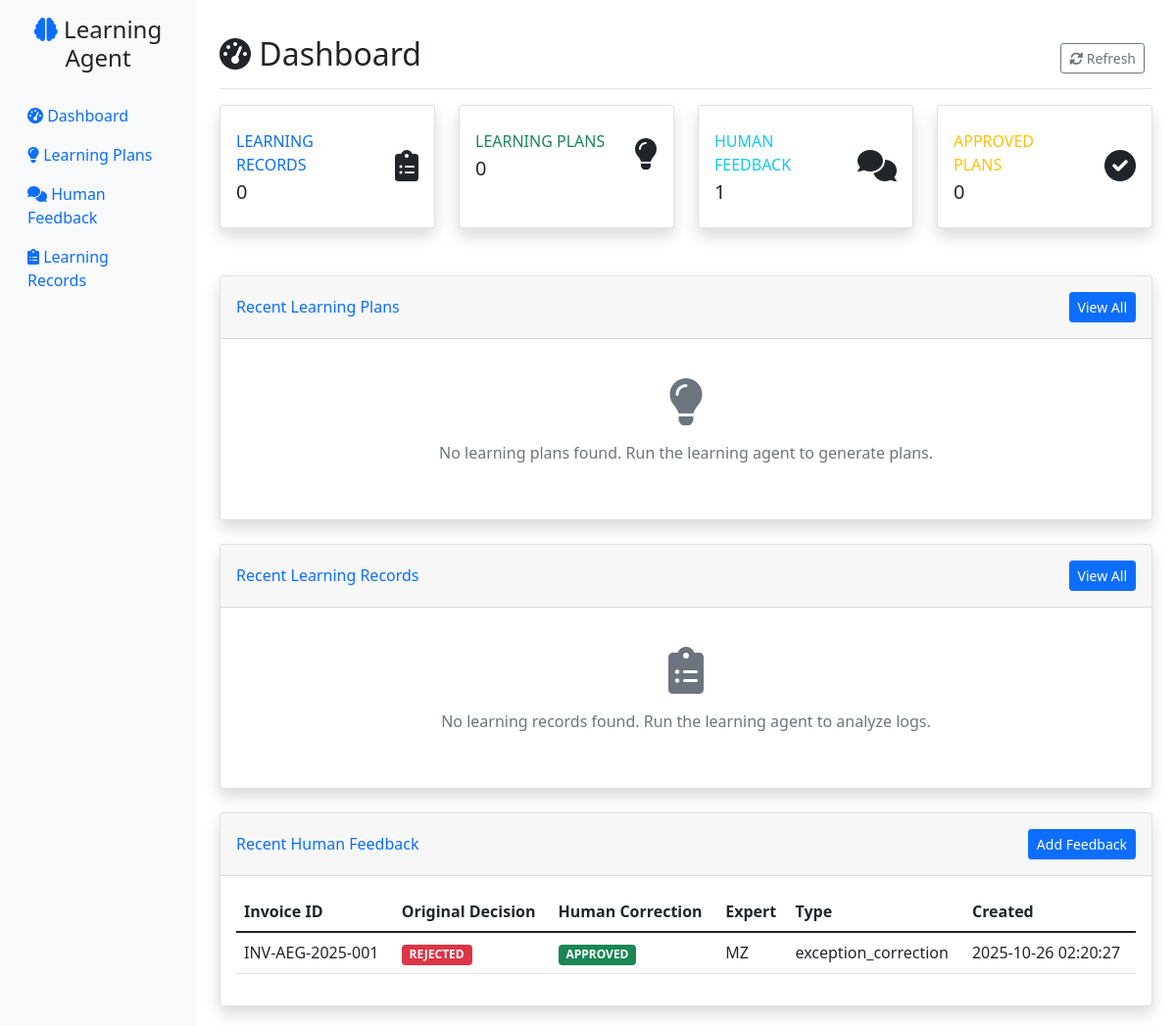
The page / on the database its author committed.
### tables this page shows
CREATE TABLE human_feedback (
                id INTEGER PRIMARY KEY AUTOINCREMENT,
                created_at TIMESTAMP DEFAULT CURRENT_TIMESTAMP,
                invoice_id VARCHAR(100),
                original_agent_decision VARCHAR(50),
                human_correction VARCHAR(50),
                routing_queue VARCHAR(100),
                feedback_text TEXT,
                expert_name VARCHAR(100),
                feedback_type VARCHAR(50),
                supporting_evidence JSON,
                learning_record_id INTEGER,
                conversation_id VARCHAR(100),
                is_initial_feedback BOOLEAN DEFAULT TRUE,
                parent_feedback_id INTEGER,
                llm_questions TEXT,
                human_responses TEXT,
                feedback_summary TEXT,
                conversation_status VARCHAR(20) DEFAULT 'active',
                quality_score REAL DEFAULT 0.0,
                exception_validity VARCHAR(20),
                invoice_decision VARCHAR(20), conversation_history TEXT,
                FOREIGN KEY (learning_record_id) REFERENCES learning_records(id),
                FOREIGN KEY (parent_feedback_id) REFERENCES human_feedback(id)
            );

### web_gui/app.py (the view)
@app.route('/')
def dashboard():
    stats = db.get_database_stats()
    recent_plans = db.get_learning_plans()[:10]  # Last 10 plans
    recent_records = db.get_learning_records()[:10]  # Last 10 records
    recent_feedback = db.get_human_feedback()[:10]  # Last 10 feedback items
    return render_template('dashboard.html',
                         stats=stats,
                         recent_plans=recent_plans,
                         recent_records=recent_records,
                         recent_feedback=recent_feedback)

### web_gui/templates/dashboard.html (shortened to what this page needs)
{% extends "base.html" %}
{% block content %}
<div class="d-flex justify-content-between flex-wrap flex-md-nowrap align-items-center pt-3 pb-2 mb-3 border-bottom">
    <h1 class="h2"><i class="fas fa-tachometer-alt"></i> Dashboard</h1>
    <div class="btn-toolbar mb-2 mb-md-0">
        <div class="btn-group me-2">
            <button type="button" class="btn btn-sm btn-outline-secondary" onclick="location.reload()">
                <i class="fas fa-sync-alt"></i> Refresh
            </button>
        </div>
    </div>
</div>
<div class="row mb-4">
    <div class="col-xl-3 col-md-6 mb-4">
        <div class="card stat-card border-left-primary shadow h-100 py-2">
            <div class="card-body">
                <div class="row no-gutters align-items-center">
                    <div class="col mr-2">
                        <div class="text-xs font-weight-bold text-primary text-uppercase mb-1">
                            Learning Records
                        </div>
                        <div class="h5 mb-0 font-weight-bold text-gray-800">{{ stats.learning_records }}</div>
                    </div>
                    <div class="col-auto">
                        <i class="fas fa-clipboard-list fa-2x text-gray-300"></i>
                    </div>
                </div>
            </div>
        </div>
    </div>
    <div class="col-xl-3 col-md-6 mb-4">
        <div class="card stat-card border-left-success shadow h-100 py-2">
            <div class="card-body">
                <div class="row no-gutters align-items-center">
                    <div class="col mr-2">
                        <div class="text-xs font-weight-bold text-success text-uppercase mb-1">
                            Learning Plans
                        </div>
                        <div class="h5 mb-0 font-weight-bold text-gray-800">{{ stats.learning_plans }}</div>
                    </div>
                    <div class="col-auto">
                        <i class="fas fa-lightbulb fa-2x text-gray-300"></i>
                    </div>
                </div>
            </div>
        </div>
    </div>
    <div class="col-xl-3 col-md-6 mb-4">
        <div class="card stat-card border-left-info shadow h-100 py-2">
            <div class="card-body">
                <div class="row no-gutters align-items-center">
                    <div class="col mr-2">
                        <div class="text-xs font-weight-bold text-info text-uppercase mb-1">
                            Human Feedback
                        </div>
                        <div class="h5 mb-0 font-weight-bold text-gray-800">{{ stats.human_feedback }}</div>
                    </div>
                    <div class="col-auto">
                        <i class="fas fa-comments fa-2x text-gray-300"></i>
                    </div>
                </div>
            </div>
        </div>
    </div>
    <div class="col-xl-3 col-md-6 mb-4">
        <div class="card stat-card border-left-warning shadow h-100 py-2">
            <div class="card-body">
                <div class="row no-gutters align-items-center">
                    <div class="col mr-2">
                        <div class="text-xs font-weight-bold text-warning text-uppercase mb-1">
                            Approved Plans
                        </div>
                        <div class="h5 mb-0 font-weight-bold text-gray-800">{{ stats.approved_plans }}</div>
                    </div>
                    <div class="col-auto">
                        <i class="fas fa-check-circle fa-2x text-gray-300"></i>
                    </div>
                </div>
            </div>
        </div>
    </div>
</div>
<div class="row mb-4">
    <div class="col-12">
        <div class="card shadow">
            <div class="card-header py-3 d-flex flex-row align-items-center justify-content-between">
                <h6 class="m-0 font-weight-bold text-primary">Recent Learning Plans</h6>
                <a href="{{ url_for('learning_plans') }}" class="btn btn-sm btn-primary">View All</a>
            </div>
            <div class="card-body">
                {% if recent_plans %}
                    {% for plan in recent_plans %}
                    <div class="card learning-plan-card {{ plan.priority }}-priority mb-3">
                        <div class="card-body">
                            <div class="row">
                                <div class="col-md-8">
                                    <h6 class="card-title">{{ plan.title }}</h6>
                                    <p class="card-text text-muted">{{ plan.description[:200] }}{% if plan.description|length > 200 %}...{% endif %}</p>
                                    <small class="text-muted">
                                        <i class="fas fa-tag"></i> {{ plan.plan_type }} |
                                        <i class="fas fa-flag"></i> {{ plan.priority }} |
                                        <i class="fas fa-clock"></i> {{ plan.created_at|datetime_format }}
                                    </small>
                                </div>
                                <div class="col-md-4 text-end">
                                    <span class="badge bg-{{ 'success' if plan.status == 'approved' else 'warning' if plan.status == 'draft' else 'danger' if plan.status == 'rejected' else 'secondary' }}">
                                        {{ plan.status }}
                                    </span>
                                    <br>
                                    <a href="{{ url_for('learning_plan_detail', plan_id=plan.id) }}" class="btn btn-sm btn-outline-primary mt-2">
                                        <i class="fas fa-eye"></i> View Details
                                    </a>
                                </div>
                            </div>
                        </div>
                    </div>
                    {% endfor %}
                {% else %}
                    <div class="text-center text-muted py-4">
                        <i class="fas fa-lightbulb fa-3x mb-3"></i>
                        <p>No learning plans found. Run the learning agent to generate plans.</p>
                    </div>
                {% endif %}
            </div>
        </div>
    </div>
</div>
<div class="row mb-4">
    <div class="col-12">
        <div class="card shadow">
            <div class="card-header py-3 d-flex flex-row align-items-center justify-content-between">
                <h6 class="m-0 font-weight-bold text-primary">Recent Learning Records</h6>
                <a href="{{ url_for('learning_records') }}" class="btn btn-sm btn-primary">View All</a>
            </div>
            <div class="card-body">
                {% if recent_records %}
                    <div class="table-responsive">
                        <table class="table table-hover">
                            <thead>
                                <tr>
                                    <th>Source</th>
                                    <th>Learning Opportunity</th>
                                    <th>Confidence</th>
                                    <th>Status</th>
                                    <th>Created</th>
                                </tr>
                            </thead>
                            <tbody>
                                {% for record in recent_records %}
                                <tr>
                                    <td>
                                        <span class="badge bg-info">{{ record.source_type }}</span>
                                        <br>
                                        <small class="text-muted">{{ record.source_file }}</small>
                                    </td>
                                    <td>{{ record.learning_opportunity[:100] }}{% if record.learning_opportunity|length > 100 %}...{% endif %}</td>
                                    <td>
                                        <div class="progress" style="height: 20px;">
                                            <div class="progress-bar" role="progressbar" style="width: {{ record.confidence_score * 100 }}%">
                                                {{ (record.confidence_score * 100)|round(1) }}%
                                            </div>
                                        </div>
                                    </td>
                                    <td>
                                        <span class="badge bg-{{ 'success' if record.status == 'analyzed' else 'warning' if record.status == 'pending' else 'secondary' }}">
                                            {{ record.status }}
                                        </span>
                                    </td>
                                    <td>{{ record.created_at|datetime_format }}</td>
                                </tr>
                                {% endfor %}
                            </tbody>
                        </table>
                    </div>
                {% else %}
                    <div class="text-center text-muted py-4">
                        <i class="fas fa-clipboard-list fa-3x mb-3"></i>
                        <p>No learning records found. Run the learning agent to analyze logs.</p>
                    </div>
                {% endif %}
            </div>
        </div>
    </div>
</div>
<div class="row">
    <div class="col-12">
        <div class="card shadow">
            <div class="card-header py-3 d-flex flex-row align-items-center justify-content-between">
                <h6 class="m-0 font-weight-bold text-primary">Recent Human Feedback</h6>
                <a href="{{ url_for('feedback') }}" class="btn btn-sm btn-primary">Add Feedback</a>
            </div>
            <div class="card-body">
                {% if recent_feedback %}
                    <div class="table-responsive">
                        <table class="table table-hover">
                            <thead>
                                <tr>
                                    <th>Invoice ID</th>
                                    <th>Original Decision</th>
                                    <th>Human Correction</th>
                                    <th>Expert</th>
                                    <th>Type</th>
                                    <th>Created</th>
                                </tr>
                            </thead>
                            <tbody>
                                {% for feedback in recent_feedback %}
                                <tr>
                                    <td>{{ feedback.invoice_id }}</td>
                                    <td>
                                        <span class="badge bg-{{ 'danger' if feedback.original_agent_decision == 'REJECTED' else 'success' if feedback.original_agent_decision == 'APPROVED' else 'warning' }}">
                                            {{ feedback.original_agent_decision }}
                                        </span>
                                    </td>
                                    <td>
                                        <span class="badge bg-{{ 'success' if feedback.human_correction == 'APPROVED' else 'danger' if feedback.human_correction == 'REJECTED' else 'warning' }}">
                                            {{ feedback.human_correction }}
                                        </span>
                                    </td>
                                    <td>{{ feedback.expert_name or 'Unknown' }}</td>
                                    <td>{{ feedback.feedback_type or 'N/A' }}</td>
                                    <td>{{ feedback.created_at|datetime_format }}</td>
                                </tr>
                                {% endfor %}
                            </tbody>
                        </table>
                    </div>
                {% else %}
                    <div class="text-center text-muted py-4">
                        <i class="fas fa-comments fa-3x mb-3"></i>
                        <p>No human feedback found. Add feedback to help improve the system.</p>
                    </div>
                {% endif %}
            </div>
        </div>
    </div>
</div>
{% endblock %}

### web_gui/templates/base.html (shortened to what this page needs)
<!DOCTYPE html>
<html lang="en">
<head>
    <link href="https://cdn.jsdelivr.net/npm/bootstrap@5.1.3/dist/css/bootstrap.min.css" rel="stylesheet">
    <link href="https://cdnjs.cloudflare.com/ajax/libs/font-awesome/6.0.0/css/all.min.css" rel="stylesheet">
</head>
<body>
    <div class="container-fluid">
        <div class="row">
            <nav class="col-md-3 col-lg-2 d-md-block sidebar collapse">
                <div class="position-sticky pt-3">
                    <div class="text-center mb-4">
                        <h4><i class="fas fa-brain text-primary"></i> Learning Agent</h4>
                    </div>
                    <ul class="nav flex-column">
                        <li class="nav-item">
                            <a class="nav-link {% if request.endpoint == 'dashboard' %}active{% endif %}" href="{{ url_for('dashboard') }}">
                                <i class="fas fa-tachometer-alt"></i> Dashboard
                            </a>
                        </li>
                        <li class="nav-item">
                            <a class="nav-link {% if request.endpoint == 'learning_plans' %}active{% endif %}" href="{{ url_for('learning_plans') }}">
                                <i class="fas fa-lightbulb"></i> Learning Plans
                            </a>
                        </li>
                        <li class="nav-item">
                            <a class="nav-link {% if request.endpoint == 'feedback' %}active{% endif %}" href="{{ url_for('feedback') }}">
                                <i class="fas fa-comments"></i> Human Feedback
                            </a>
                        </li>
                        <li class="nav-item">
                            <a class="nav-link {% if request.endpoint == 'learning_records' %}active{% endif %}" href="{{ url_for('learning_records') }}">
                                <i class="fas fa-clipboard-list"></i> Learning Records
                            </a>
                        </li>
                    </ul>
                </div>
            </nav>
            <main class="col-md-9 ms-sm-auto col-lg-10 px-md-4 main-content">
                {% block content %}{% endblock %}
            </main>
        </div>
    </div>
</body>
</html>

### rows shown on the page
human_feedback: invoice_id "INV-AEG-2025-001", original_agent_decision "REJECTED", human_correction "APPROVED", expert_name "MZ", feedback_type "exception_correction", created_at "2025-10-26 02:20:27"

### other values the page prints
{{ stats.learning_records }} "0"
{{ stats.learning_plans }} "0"
{{ stats.human_feedback }} "1"
{{ stats.approved_plans }} "0"
